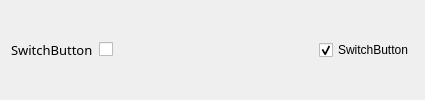
                <widget class="QWidget" name="widget_13" native="true">
                 <property name="minimumSize">
                  <size>
                   <width>0</width>
                   <height>0</height>
                  </size>
                 </property>
                 <layout class="QGridLayout" name="gridLayout_19">
                  <item row="0" column="0">
                   <widget class="QLabel" name="label_12">
                    <property name="font">
                     <font>
                      <family>微软雅黑</family>
                      <pointsize>10</pointsize>
                      <bold>false</bold>
                     </font>
                    </property>
                    <property name="text">
                     <string>SwitchButton</string>
                    </property>
                   </widget>
                  </item>
                  <item row="0" column="4">
                   <widget class="QCheckBox" name="checkBox_4">
                    <property name="text">
                     <string>SwitchButton</string>
                    </property>
                    <property name="checked">
                     <bool>true</bool>
                    </property>
                    <property name="isSwitchButton" stdset="0">
                     <bool>true</bool>
                    </property>
                   </widget>
                  </item>
                  <item row="0" column="1">
                   <widget class="QCheckBox" name="checkBox_5">
                    <property name="text">
                     <string/>
                    </property>
                    <property name="isSwitchButton" stdset="0">
                     <bool>true</bool>
                    </property>
                   </widget>
                  </item>
                  <item row="0" column="2">
                   <spacer name="horizontalSpacer_8">
                    <property name="orientation">
                     <enum>Qt::Horizontal</enum>
                    </property>
                    <property name="sizeHint" stdset="0">
                     <size>
                      <width>200</width>
                      <height>20</height>
                     </size>
                    </property>
                   </spacer>
                  </item>
                 </layout>
                </widget>
